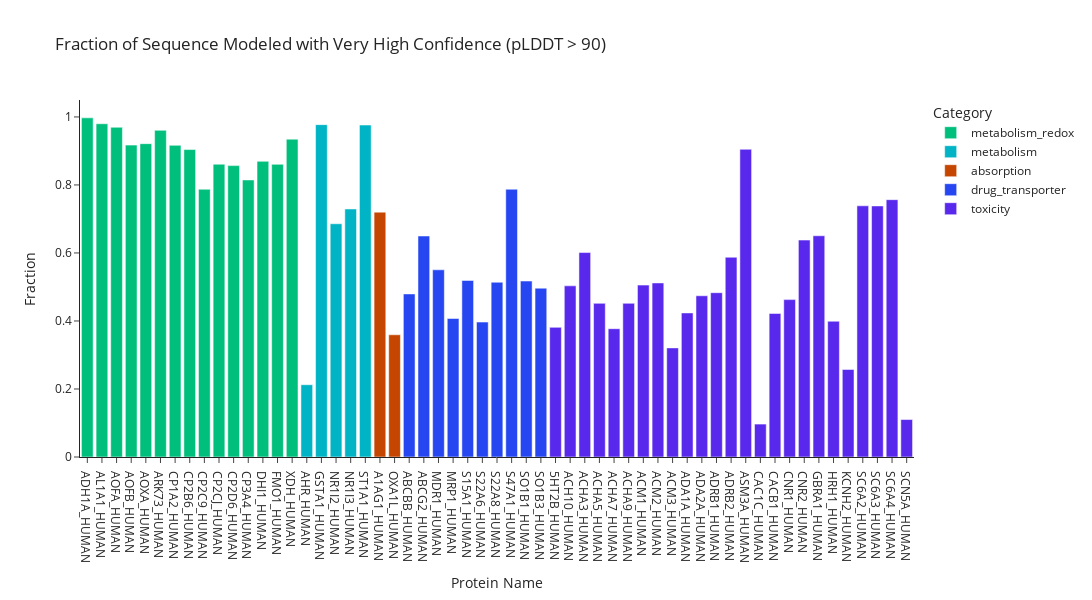

Notebook code for this chart:
### Code cell
fig.show()

### Figure 1 — Plotly figure (JSON) as saved in the notebook; plotly's stock layout.template omitted (floating-point values rounded to 4 significant figures)
{"data": [{"alignmentgroup": "True", "hovertemplate": "Category=metabolism_redox<br>Protein Name=%{x}<br>Fraction=%{y}<extra></extra>", "legendgroup": "metabolism_redox", "marker": {"color": "#00bf7d", "pattern": {"shape": ""}}, "name": "metabolism_redox", "offsetgroup": "metabolism_redox", "orientation": "v", "showlegend": true, "textposition": "auto", "x": ["ADH1A_HUMAN", "AL1A1_HUMAN", "AOFA_HUMAN", "AOFB_HUMAN", "AOXA_HUMAN", "ARK73_HUMAN", "CP1A2_HUMAN", "CP2B6_HUMAN", "CP2C9_HUMAN", "CP2CJ_HUMAN", "CP2D6_HUMAN", "CP3A4_HUMAN", "DHI1_HUMAN", "FMO1_HUMAN", "XDH_HUMAN"], "xaxis": "x", "y": [0.9973, 0.98, 0.9696, 0.9171, 0.9215, 0.9606, 0.9165, 0.9041, 0.7873, 0.8609, 0.8569, 0.8147, 0.8694, 0.8606, 0.9347], "yaxis": "y", "type": "bar"}, {"alignmentgroup": "True", "hovertemplate": "Category=metabolism<br>Protein Name=%{x}<br>Fraction=%{y}<extra></extra>", "legendgroup": "metabolism", "marker": {"color": "#00b4c5", "pattern": {"shape": ""}}, "name": "metabolism", "offsetgroup": "metabolism", "orientation": "v", "showlegend": true, "textposition": "auto", "x": ["AHR_HUMAN", "GSTA1_HUMAN", "NR1I2_HUMAN", "NR1I3_HUMAN", "ST1A1_HUMAN"], "xaxis": "x", "y": [0.2125, 0.9774, 0.6859, 0.7293, 0.9762], "yaxis": "y", "type": "bar"}, {"alignmentgroup": "True", "hovertemplate": "Category=absorption<br>Protein Name=%{x}<br>Fraction=%{y}<extra></extra>", "legendgroup": "absorption", "marker": {"color": "#c44601", "pattern": {"shape": ""}}, "name": "absorption", "offsetgroup": "absorption", "orientation": "v", "showlegend": true, "textposition": "auto", "x": ["A1AG1_HUMAN", "OXA1L_HUMAN"], "xaxis": "x", "y": [0.72, 0.3594], "yaxis": "y", "type": "bar"}, {"alignmentgroup": "True", "hovertemplate": "Category=drug_transporter<br>Protein Name=%{x}<br>Fraction=%{y}<extra></extra>", "legendgroup": "drug_transporter", "marker": {"color": "#2546f0", "pattern": {"shape": ""}}, "name": "drug_transporter", "offsetgroup": "drug_transporter", "orientation": "v", "showlegend": true, "textposition": "auto", "x": ["ABCBB_HUMAN", "ABCG2_HUMAN", "MDR1_HUMAN", "MRP1_HUMAN", "S15A1_HUMAN", "S22A6_HUMAN", "S22A8_HUMAN", "S47A1_HUMAN", "SO1B1_HUMAN", "SO1B3_HUMAN"], "xaxis": "x", "y": [0.4795, 0.6498, 0.5504, 0.4072, 0.5191, 0.3968, 0.5139, 0.7873, 0.5174, 0.4964], "yaxis": "y", "type": "bar"}, {"alignmentgroup": "True", "hovertemplate": "Category=toxicity<br>Protein Name=%{x}<br>Fraction=%{y}<extra></extra>", "legendgroup": "toxicity", "marker": {"color": "#5928ed", "pattern": {"shape": ""}}, "name": "toxicity", "offsetgroup": "toxicity", "orientation": "v", "showlegend": true, "textposition": "auto", "x": ["5HT2B_HUMAN", "ACH10_HUMAN", "ACHA3_HUMAN", "ACHA5_HUMAN", "ACHA7_HUMAN", "ACHA9_HUMAN", "ACM1_HUMAN", "ACM2_HUMAN", "ACM3_HUMAN", "ADA1A_HUMAN", "ADA2A_HUMAN", "ADRB1_HUMAN", "ADRB2_HUMAN", "ASM3A_HUMAN", "CAC1C_HUMAN", "CACB1_HUMAN", "CNR1_HUMAN", "CNR2_HUMAN", "GBRA1_HUMAN", "HRH1_HUMAN", "KCNH2_HUMAN", "SC6A2_HUMAN", "SC6A3_HUMAN", "SC6A4_HUMAN", "SCN5A_HUMAN"], "xaxis": "x", "y": [0.3812, 0.5033, 0.6012, 0.4518, 0.3772, 0.4519, 0.5054, 0.5118, 0.3209, 0.4237, 0.4741, 0.4832, 0.5874, 0.9049, 0.09685, 0.4221, 0.4628, 0.6379, 0.6505, 0.3992, 0.2573, 0.7386, 0.7383, 0.7568, 0.1102], "yaxis": "y", "type": "bar"}], "layout": {"xaxis": {"anchor": "y", "domain": [0.0, 1.0], "title": {"text": "Protein Name"}}, "yaxis": {"anchor": "x", "domain": [0.0, 1.0], "title": {"text": "Fraction"}}, "legend": {"title": {"text": "Category"}, "tracegroupgap": 0}, "title": {"text": "Fraction of Sequence Modeled with Very High Confidence (pLDDT > 90)"}, "barmode": "relative", "height": 600, "width": 1200}}
